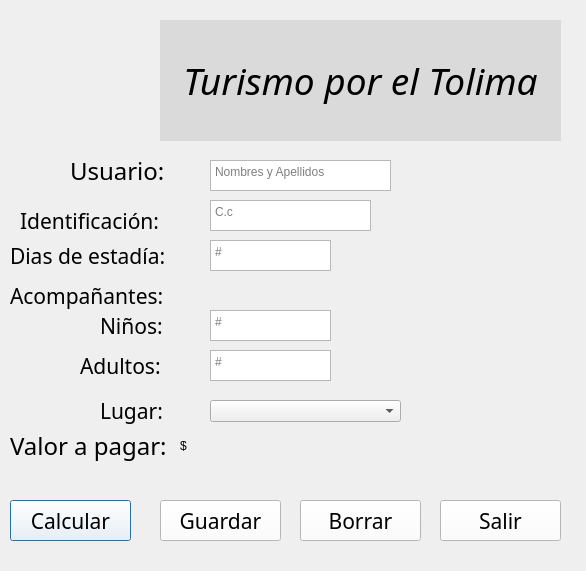
<?xml version="1.0" encoding="UTF-8"?>
<ui version="4.0">
 <class>MainWindow</class>
 <widget class="QDialog" name="MainWindow">
  <property name="geometry">
   <rect>
    <x>0</x>
    <y>0</y>
    <width>586</width>
    <height>571</height>
   </rect>
  </property>
  <property name="font">
   <font>
    <weight>50</weight>
    <bold>false</bold>
   </font>
  </property>
  <property name="windowTitle">
   <string>Turismo por el TOLIMA</string>
  </property>
  <property name="windowIcon">
   <iconset>
    <normaloff>../Users/USUARIO/Documents/DANIEL UCC 2DO/Herramientas Computacionales/LAURA/viajes.qrc.ico</normaloff>../Users/USUARIO/Documents/DANIEL UCC 2DO/Herramientas Computacionales/LAURA/viajes.qrc.ico</iconset>
  </property>
  <widget class="QLabel" name="label_2">
   <property name="geometry">
    <rect>
     <x>160</x>
     <y>20</y>
     <width>401</width>
     <height>121</height>
    </rect>
   </property>
   <property name="font">
    <font>
     <family>Century Gothic</family>
     <pointsize>28</pointsize>
     <weight>9</weight>
     <italic>true</italic>
     <bold>false</bold>
    </font>
   </property>
   <property name="styleSheet">
    <string notr="true">background-color: rgb(218, 218, 218);
font: 75 italic 28pt &quot;Century Gothic&quot;;</string>
   </property>
   <property name="text">
    <string>Turismo por el Tolima</string>
   </property>
   <property name="alignment">
    <set>Qt::AlignCenter</set>
   </property>
   <property name="margin">
    <number>-1</number>
   </property>
  </widget>
  <widget class="QLabel" name="label_3">
   <property name="geometry">
    <rect>
     <x>70</x>
     <y>150</y>
     <width>111</width>
     <height>41</height>
    </rect>
   </property>
   <property name="font">
    <font>
     <family>Arial Rounded MT Bold</family>
     <pointsize>18</pointsize>
    </font>
   </property>
   <property name="text">
    <string>Usuario:</string>
   </property>
  </widget>
  <widget class="QTextEdit" name="textEditNombre">
   <property name="geometry">
    <rect>
     <x>210</x>
     <y>160</y>
     <width>181</width>
     <height>31</height>
    </rect>
   </property>
   <property name="focusPolicy">
    <enum>Qt::StrongFocus</enum>
   </property>
   <property name="tabChangesFocus">
    <bool>true</bool>
   </property>
   <property name="placeholderText">
    <string>Nombres y Apellidos</string>
   </property>
  </widget>
  <widget class="QLabel" name="label_4">
   <property name="geometry">
    <rect>
     <x>20</x>
     <y>210</y>
     <width>161</width>
     <height>21</height>
    </rect>
   </property>
   <property name="font">
    <font>
     <family>Arial Rounded MT Bold</family>
     <pointsize>16</pointsize>
    </font>
   </property>
   <property name="text">
    <string>Identificación:</string>
   </property>
  </widget>
  <widget class="QLabel" name="label_5">
   <property name="geometry">
    <rect>
     <x>10</x>
     <y>280</y>
     <width>161</width>
     <height>31</height>
    </rect>
   </property>
   <property name="font">
    <font>
     <family>Arial Rounded MT Bold</family>
     <pointsize>16</pointsize>
    </font>
   </property>
   <property name="text">
    <string>Acompañantes:</string>
   </property>
  </widget>
  <widget class="QLabel" name="label_6">
   <property name="geometry">
    <rect>
     <x>80</x>
     <y>350</y>
     <width>161</width>
     <height>31</height>
    </rect>
   </property>
   <property name="font">
    <font>
     <family>Arial Rounded MT Bold</family>
     <pointsize>16</pointsize>
    </font>
   </property>
   <property name="text">
    <string>Adultos:</string>
   </property>
  </widget>
  <widget class="QLabel" name="label_7">
   <property name="geometry">
    <rect>
     <x>10</x>
     <y>240</y>
     <width>161</width>
     <height>31</height>
    </rect>
   </property>
   <property name="font">
    <font>
     <family>Arial Rounded MT Bold</family>
     <pointsize>16</pointsize>
    </font>
   </property>
   <property name="text">
    <string>Dias de estadía: </string>
   </property>
  </widget>
  <widget class="QLabel" name="label_8">
   <property name="geometry">
    <rect>
     <x>100</x>
     <y>310</y>
     <width>161</width>
     <height>31</height>
    </rect>
   </property>
   <property name="font">
    <font>
     <family>Arial Rounded MT Bold</family>
     <pointsize>16</pointsize>
    </font>
   </property>
   <property name="text">
    <string>Niños: </string>
   </property>
  </widget>
  <widget class="QTextEdit" name="textEditIdent">
   <property name="geometry">
    <rect>
     <x>210</x>
     <y>200</y>
     <width>161</width>
     <height>31</height>
    </rect>
   </property>
   <property name="focusPolicy">
    <enum>Qt::StrongFocus</enum>
   </property>
   <property name="tabChangesFocus">
    <bool>true</bool>
   </property>
   <property name="html">
    <string>&lt;!DOCTYPE HTML PUBLIC &quot;-//W3C//DTD HTML 4.0//EN&quot; &quot;http://www.w3.org/TR/REC-html40/strict.dtd&quot;&gt;
&lt;html&gt;&lt;head&gt;&lt;meta name=&quot;qrichtext&quot; content=&quot;1&quot; /&gt;&lt;style type=&quot;text/css&quot;&gt;
p, li { white-space: pre-wrap; }
&lt;/style&gt;&lt;/head&gt;&lt;body style=&quot; font-family:'MS Shell Dlg 2'; font-size:8.25pt; font-weight:400; font-style:normal;&quot;&gt;
&lt;p style=&quot;-qt-paragraph-type:empty; margin-top:0px; margin-bottom:0px; margin-left:0px; margin-right:0px; -qt-block-indent:0; text-indent:0px;&quot;&gt;&lt;br /&gt;&lt;/p&gt;&lt;/body&gt;&lt;/html&gt;</string>
   </property>
   <property name="placeholderText">
    <string>C.c</string>
   </property>
  </widget>
  <widget class="QTextEdit" name="textEditDias">
   <property name="geometry">
    <rect>
     <x>210</x>
     <y>240</y>
     <width>121</width>
     <height>31</height>
    </rect>
   </property>
   <property name="focusPolicy">
    <enum>Qt::StrongFocus</enum>
   </property>
   <property name="tabChangesFocus">
    <bool>true</bool>
   </property>
   <property name="placeholderText">
    <string>#</string>
   </property>
  </widget>
  <widget class="QTextEdit" name="textEditNinos">
   <property name="geometry">
    <rect>
     <x>210</x>
     <y>310</y>
     <width>121</width>
     <height>31</height>
    </rect>
   </property>
   <property name="focusPolicy">
    <enum>Qt::StrongFocus</enum>
   </property>
   <property name="tabChangesFocus">
    <bool>true</bool>
   </property>
   <property name="placeholderText">
    <string>#</string>
   </property>
  </widget>
  <widget class="QTextEdit" name="textEditAdultos">
   <property name="geometry">
    <rect>
     <x>210</x>
     <y>350</y>
     <width>121</width>
     <height>31</height>
    </rect>
   </property>
   <property name="focusPolicy">
    <enum>Qt::StrongFocus</enum>
   </property>
   <property name="tabChangesFocus">
    <bool>true</bool>
   </property>
   <property name="placeholderText">
    <string>#</string>
   </property>
  </widget>
  <widget class="QLabel" name="label_9">
   <property name="geometry">
    <rect>
     <x>100</x>
     <y>390</y>
     <width>101</width>
     <height>41</height>
    </rect>
   </property>
   <property name="font">
    <font>
     <family>Arial Rounded MT Bold</family>
     <pointsize>16</pointsize>
    </font>
   </property>
   <property name="text">
    <string>Lugar: </string>
   </property>
  </widget>
  <widget class="QComboBox" name="lugares">
   <property name="geometry">
    <rect>
     <x>210</x>
     <y>400</y>
     <width>191</width>
     <height>22</height>
    </rect>
   </property>
   <property name="focusPolicy">
    <enum>Qt::TabFocus</enum>
   </property>
   <item>
    <property name="text">
     <string/>
    </property>
   </item>
   <item>
    <property name="text">
     <string>CAFAM</string>
    </property>
   </item>
   <item>
    <property name="text">
     <string>PARQUE NACIONAL NATURAL DE LOS NEVADOS</string>
    </property>
   </item>
   <item>
    <property name="text">
     <string>REPRESA PRADO</string>
    </property>
   </item>
  </widget>
  <widget class="QPushButton" name="btnCalcular">
   <property name="geometry">
    <rect>
     <x>10</x>
     <y>500</y>
     <width>121</width>
     <height>41</height>
    </rect>
   </property>
   <property name="font">
    <font>
     <family>Arial Rounded MT Bold</family>
     <pointsize>16</pointsize>
    </font>
   </property>
   <property name="focusPolicy">
    <enum>Qt::TabFocus</enum>
   </property>
   <property name="styleSheet">
    <string notr="true">background-color: rgb(0, 0, 0);
border-color: rgb(0, 0, 0);
background-color: rgb(255, 255, 255);</string>
   </property>
   <property name="text">
    <string>Calcular</string>
   </property>
  </widget>
  <widget class="QLabel" name="label_10">
   <property name="geometry">
    <rect>
     <x>10</x>
     <y>430</y>
     <width>171</width>
     <height>31</height>
    </rect>
   </property>
   <property name="font">
    <font>
     <family>Arial Rounded MT Bold</family>
     <pointsize>18</pointsize>
    </font>
   </property>
   <property name="styleSheet">
    <string notr="true"/>
   </property>
   <property name="text">
    <string>Valor a pagar:</string>
   </property>
  </widget>
  <widget class="QPushButton" name="btnGuardar">
   <property name="geometry">
    <rect>
     <x>160</x>
     <y>500</y>
     <width>121</width>
     <height>41</height>
    </rect>
   </property>
   <property name="font">
    <font>
     <family>Arial Rounded MT Bold</family>
     <pointsize>16</pointsize>
    </font>
   </property>
   <property name="styleSheet">
    <string notr="true">background-color: rgb(0, 0, 0);
border-color: rgb(0, 0, 0);
background-color: rgb(255, 255, 255);</string>
   </property>
   <property name="text">
    <string>Guardar</string>
   </property>
  </widget>
  <widget class="QPushButton" name="btnBorrar">
   <property name="geometry">
    <rect>
     <x>300</x>
     <y>500</y>
     <width>121</width>
     <height>41</height>
    </rect>
   </property>
   <property name="font">
    <font>
     <family>Arial Rounded MT Bold</family>
     <pointsize>16</pointsize>
    </font>
   </property>
   <property name="styleSheet">
    <string notr="true">background-color: rgb(0, 0, 0);
border-color: rgb(0, 0, 0);
background-color: rgb(255, 255, 255);</string>
   </property>
   <property name="text">
    <string>Borrar</string>
   </property>
  </widget>
  <widget class="QPushButton" name="btnSalir">
   <property name="geometry">
    <rect>
     <x>440</x>
     <y>500</y>
     <width>121</width>
     <height>41</height>
    </rect>
   </property>
   <property name="font">
    <font>
     <family>Arial Rounded MT Bold</family>
     <pointsize>16</pointsize>
    </font>
   </property>
   <property name="styleSheet">
    <string notr="true">background-color: rgb(0, 0, 0);
border-color: rgb(0, 0, 0);
background-color: rgb(255, 255, 255);</string>
   </property>
   <property name="text">
    <string>Salir</string>
   </property>
  </widget>
  <widget class="QLabel" name="precio">
   <property name="geometry">
    <rect>
     <x>210</x>
     <y>430</y>
     <width>271</width>
     <height>31</height>
    </rect>
   </property>
   <property name="font">
    <font>
     <family>Arial Rounded MT Bold</family>
     <pointsize>18</pointsize>
    </font>
   </property>
   <property name="styleSheet">
    <string notr="true">border-color: rgb(0, 0, 0);</string>
   </property>
   <property name="text">
    <string/>
   </property>
  </widget>
  <widget class="QLabel" name="label">
   <property name="geometry">
    <rect>
     <x>20</x>
     <y>30</y>
     <width>121</width>
     <height>101</height>
    </rect>
   </property>
   <property name="styleSheet">
    <string notr="true">image: url(:/icono/viajesico.ico);</string>
   </property>
   <property name="text">
    <string/>
   </property>
  </widget>
  <widget class="QLabel" name="label_11">
   <property name="geometry">
    <rect>
     <x>180</x>
     <y>420</y>
     <width>47</width>
     <height>51</height>
    </rect>
   </property>
   <property name="styleSheet">
    <string notr="true">font: 75 36pt &quot;MS Shell Dlg 2&quot;;
font: 20pt &quot;Arial Rounded MT Bold&quot;;</string>
   </property>
   <property name="text">
    <string>$</string>
   </property>
  </widget>
 </widget>
 <tabstops>
  <tabstop>textEditNombre</tabstop>
  <tabstop>textEditIdent</tabstop>
  <tabstop>textEditDias</tabstop>
  <tabstop>textEditNinos</tabstop>
  <tabstop>textEditAdultos</tabstop>
  <tabstop>lugares</tabstop>
  <tabstop>btnCalcular</tabstop>
  <tabstop>btnGuardar</tabstop>
  <tabstop>btnBorrar</tabstop>
  <tabstop>btnSalir</tabstop>
 </tabstops>
 <resources>
  <include location="logoviaje.qrc"/>
 </resources>
 <connections>
  <connection>
   <sender>btnBorrar</sender>
   <signal>clicked()</signal>
   <receiver>textEditNombre</receiver>
   <slot>clear()</slot>
   <hints>
    <hint type="sourcelabel">
     <x>388</x>
     <y>515</y>
    </hint>
    <hint type="destinationlabel">
     <x>364</x>
     <y>177</y>
    </hint>
   </hints>
  </connection>
  <connection>
   <sender>btnBorrar</sender>
   <signal>clicked()</signal>
   <receiver>textEditIdent</receiver>
   <slot>clear()</slot>
   <hints>
    <hint type="sourcelabel">
     <x>396</x>
     <y>523</y>
    </hint>
    <hint type="destinationlabel">
     <x>353</x>
     <y>221</y>
    </hint>
   </hints>
  </connection>
  <connection>
   <sender>btnBorrar</sender>
   <signal>clicked()</signal>
   <receiver>textEditDias</receiver>
   <slot>clear()</slot>
   <hints>
    <hint type="sourcelabel">
     <x>414</x>
     <y>508</y>
    </hint>
    <hint type="destinationlabel">
     <x>323</x>
     <y>266</y>
    </hint>
   </hints>
  </connection>
  <connection>
   <sender>btnBorrar</sender>
   <signal>clicked()</signal>
   <receiver>textEditNinos</receiver>
   <slot>clear()</slot>
   <hints>
    <hint type="sourcelabel">
     <x>382</x>
     <y>522</y>
    </hint>
    <hint type="destinationlabel">
     <x>317</x>
     <y>322</y>
    </hint>
   </hints>
  </connection>
  <connection>
   <sender>btnBorrar</sender>
   <signal>clicked()</signal>
   <receiver>textEditAdultos</receiver>
   <slot>clear()</slot>
   <hints>
    <hint type="sourcelabel">
     <x>398</x>
     <y>524</y>
    </hint>
    <hint type="destinationlabel">
     <x>321</x>
     <y>363</y>
    </hint>
   </hints>
  </connection>
  <connection>
   <sender>btnSalir</sender>
   <signal>clicked()</signal>
   <receiver>MainWindow</receiver>
   <slot>close()</slot>
   <hints>
    <hint type="sourcelabel">
     <x>483</x>
     <y>501</y>
    </hint>
    <hint type="destinationlabel">
     <x>546</x>
     <y>479</y>
    </hint>
   </hints>
  </connection>
  <connection>
   <sender>btnBorrar</sender>
   <signal>clicked()</signal>
   <receiver>precio</receiver>
   <slot>clear()</slot>
   <hints>
    <hint type="sourcelabel">
     <x>333</x>
     <y>517</y>
    </hint>
    <hint type="destinationlabel">
     <x>323</x>
     <y>448</y>
    </hint>
   </hints>
  </connection>
 </connections>
</ui>
